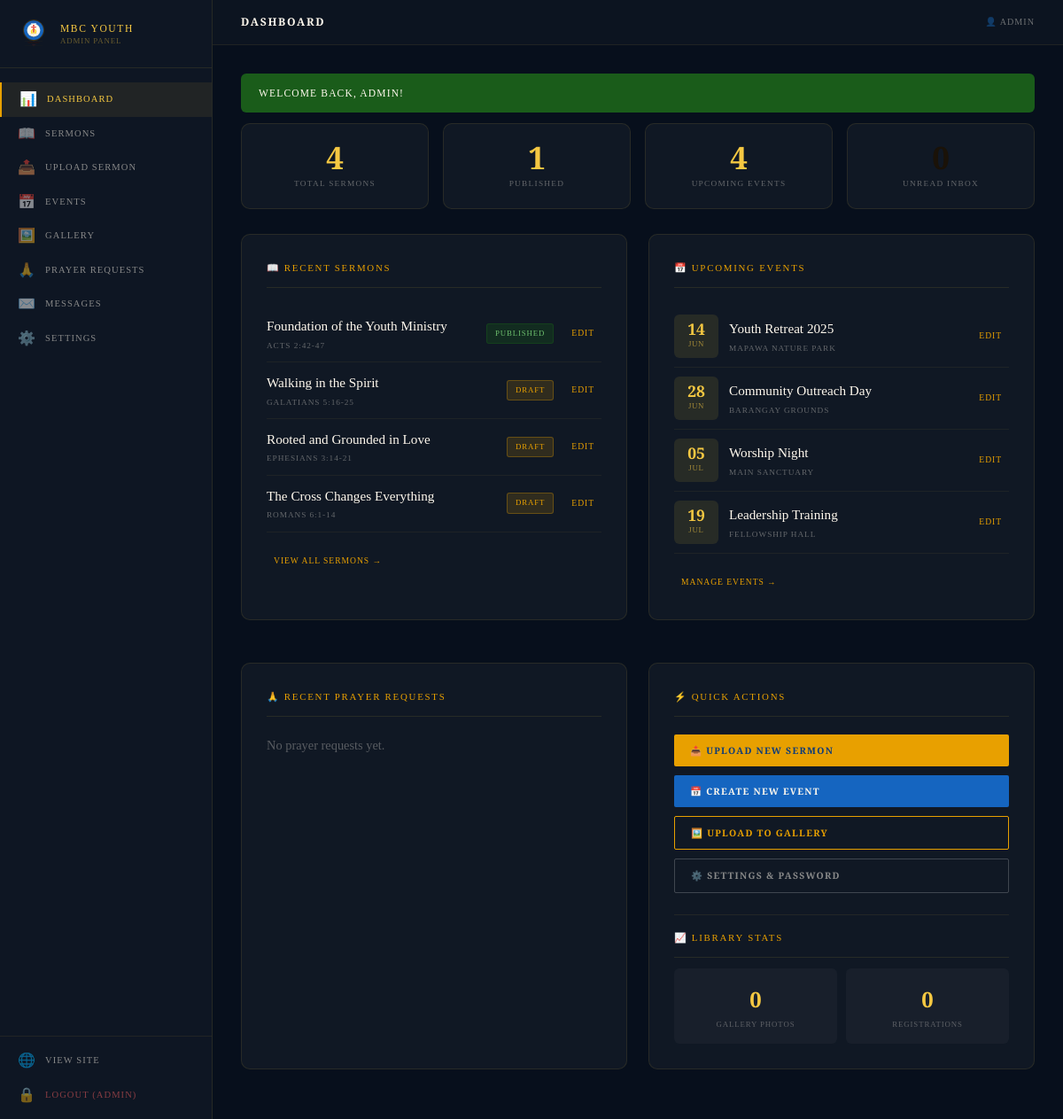
/admin/index.php (signed in), run on the app's committed database.
### tables this page shows
CREATE TABLE IF NOT EXISTS sermons (
  id              INT UNSIGNED AUTO_INCREMENT PRIMARY KEY,
  slug            VARCHAR(160) NOT NULL UNIQUE,
  series_number   VARCHAR(10),
  title           VARCHAR(220) NOT NULL,
  speaker         VARCHAR(120),
  series_name     VARCHAR(160),
  sermon_type     ENUM('series','standalone') NOT NULL DEFAULT 'series',
  scripture_ref   VARCHAR(120),
  preached_date   DATE,
  duration        VARCHAR(30),
  description     TEXT,
  key_points      TEXT,
  audio_path      VARCHAR(300),
  video_path      VARCHAR(300),
  youtube_url     VARCHAR(300),
  pdf_path        VARCHAR(300),
  thumbnail_path  VARCHAR(300),
  status          ENUM('draft','published','archived') NOT NULL DEFAULT 'draft',
  view_count      INT UNSIGNED NOT NULL DEFAULT 0,
  created_by      INT UNSIGNED,
  created_at      DATETIME NOT NULL DEFAULT CURRENT_TIMESTAMP,
  updated_at      DATETIME NOT NULL DEFAULT CURRENT_TIMESTAMP ON UPDATE CURRENT_TIMESTAMP,
  FOREIGN KEY (created_by) REFERENCES admin_users(id) ON DELETE SET NULL,
  FULLTEXT KEY ft_sermon (title, description, speaker, scripture_ref)
);

CREATE TABLE IF NOT EXISTS events (
  id              INT UNSIGNED AUTO_INCREMENT PRIMARY KEY,
  title           VARCHAR(220) NOT NULL,
  slug            VARCHAR(220) NOT NULL UNIQUE,
  category        ENUM('retreat','outreach','worship','training','general') NOT NULL DEFAULT 'general',
  event_date      DATE NOT NULL,
  event_time      TIME,
  end_date        DATE,
  location        VARCHAR(220),
  open_to         VARCHAR(220),
  theme           VARCHAR(220),
  requires_reg    TINYINT(1) NOT NULL DEFAULT 0,
  description     TEXT,
  image_path      VARCHAR(300),
  status          ENUM('upcoming','ongoing','past','cancelled') NOT NULL DEFAULT 'upcoming',
  created_by      INT UNSIGNED,
  created_at      DATETIME NOT NULL DEFAULT CURRENT_TIMESTAMP,
  updated_at      DATETIME NOT NULL DEFAULT CURRENT_TIMESTAMP ON UPDATE CURRENT_TIMESTAMP,
  FOREIGN KEY (created_by) REFERENCES admin_users(id) ON DELETE SET NULL
);

### includes/db.php (called while the page is built, shortened)
<?php
function db(): PDO {
    static $pdo = null;
    if ($pdo === null) {
        $dsn = sprintf(
            'mysql:host=%s;dbname=%s;charset=%s',
            DB_HOST, DB_NAME, DB_CHARSET
        );
        try {
            $pdo = new PDO($dsn, DB_USER, DB_PASS, [
                PDO::ATTR_ERRMODE            => PDO::ERRMODE_EXCEPTION,
                PDO::ATTR_DEFAULT_FETCH_MODE => PDO::FETCH_ASSOC,
                PDO::ATTR_EMULATE_PREPARES   => false,
            ]);
        } catch (PDOException $e) {
            if (APP_ENV === 'production') {
                http_response_code(500);
                die(json_encode(['success' => false, 'message' => 'Database unavailable.']));
            }
            die('DB Connection failed: ' . $e->getMessage());
        }
    }
    return $pdo;
}
function db_query(string $sql, array $params = []): PDOStatement {
    $stmt = db()->prepare($sql);
    $stmt->execute($params);
    return $stmt;
}
function db_fetch(string $sql, array $params = []): ?array {
    return db_query($sql, $params)->fetch() ?: null;
}
function db_fetch_all(string $sql, array $params = []): array {
    return db_query($sql, $params)->fetchAll();
}
function db_count(string $table, string $where = '1', array $params = []): int {
    $row = db_fetch("SELECT COUNT(*) AS n FROM `$table` WHERE $where", $params);
    return (int)($row['n'] ?? 0);
}

### includes/auth.php (called while the page is built, shortened)
<?php
require_once __DIR__ . '/db.php';
function current_admin(): array {
    return [
        'id'       => $_SESSION['admin_id']       ?? 0,
        'username' => $_SESSION['admin_username'] ?? '',
        'role'     => $_SESSION['admin_role']     ?? '',
    ];
}

### admin/index.php (the view, shortened to what this page needs)
<?php
require_once __DIR__ . '/../includes/admin_layout.php';
$stats = [
  'sermons_total'     => db_count('sermons'),
  'sermons_published' => db_count('sermons', 'status = ?', ['published']),
  'sermons_draft'     => db_count('sermons', 'status = ?', ['draft']),
  'events_upcoming'   => db_count('events',  'status = ?', ['upcoming']),
  'prayers_unread'    => db_count('prayer_requests',  'is_read = 0'),
  'messages_unread'   => db_count('contact_messages', 'is_read = 0'),
  'gallery_total'     => db_count('gallery_items', 'is_visible = 1'),
  'registrations'     => db_count('event_registrations'),
];
$recent_sermons  = db_fetch_all('SELECT * FROM sermons ORDER BY created_at DESC LIMIT 5');
$recent_prayers  = db_fetch_all('SELECT * FROM prayer_requests ORDER BY created_at DESC LIMIT 5');
$upcoming_events = db_fetch_all("SELECT * FROM events WHERE status = 'upcoming' ORDER BY event_date ASC LIMIT 4");
admin_head('Dashboard');
?>
<div class="admin-layout">
<?php admin_sidebar('dashboard'); ?>
<div class="admin-content">
<?php admin_topbar('Dashboard'); ?>
<div class="admin-main">
<?= render_flashes() ?>
<div class="stats-row">
  <div class="stat-box">
    <div class="stat-n"><?= $stats['sermons_total'] ?></div>
    <div class="stat-l">Total Sermons</div>
  </div>
  <div class="stat-box">
    <div class="stat-n"><?= $stats['sermons_published'] ?></div>
    <div class="stat-l">Published</div>
  </div>
  <div class="stat-box">
    <div class="stat-n"><?= $stats['events_upcoming'] ?></div>
    <div class="stat-l">Upcoming Events</div>
  </div>
  <div class="stat-box">
    <div class="stat-n" style="color:<?= $stats['prayers_unread'] > 0 ? '#f5c842' : 'inherit' ?>"><?= $stats['prayers_unread'] + $stats['messages_unread'] ?></div>
    <div class="stat-l">Unread Inbox</div>
  </div>
</div>
<div style="display:grid;grid-template-columns:1fr 1fr;gap:24px;">
  <div class="a-card">
    <div class="a-card-title">📖 Recent Sermons</div>
    <?php if (empty($recent_sermons)): ?>
      <p style="color:rgba(255,249,238,0.3);font-size:0.9rem;">No sermons yet. <a href="upload-sermon.php" style="color:var(--gold-rich);">Upload one →</a></p>
    <?php else: ?>
      <?php foreach ($recent_sermons as $s): ?>
      <div style="display:flex;align-items:center;gap:12px;padding:10px 0;border-bottom:1px solid rgba(245,200,66,0.06);">
        <div style="flex:1;">
          <div style="font-family:var(--font-serif);font-size:0.95rem;color:var(--cream);"><?= htmlspecialchars($s['title']) ?></div>
          <div style="font-family:var(--font-display);font-size:0.58rem;letter-spacing:0.1em;text-transform:uppercase;color:rgba(255,249,238,0.35);">
            <?= htmlspecialchars($s['scripture_ref'] ?? '') ?>
          </div>
        </div>
        <span class="badge badge-<?= $s['status'] ?>"><?= $s['status'] ?></span>
        <a href="sermons.php?edit=<?= $s['id'] ?>" class="a-action">Edit</a>
      </div>
      <?php endforeach; ?>
      <div style="margin-top:14px;">
        <a href="sermons.php" class="a-action">View All Sermons →</a>
      </div>
    <?php endif; ?>
  </div>
  <div class="a-card">
    <div class="a-card-title">📅 Upcoming Events</div>
    <?php if (empty($upcoming_events)): ?>
      <p style="color:rgba(255,249,238,0.3);font-size:0.9rem;">No upcoming events. <a href="events.php" style="color:var(--gold-rich);">Add one →</a></p>
    <?php else: ?>
      <?php foreach ($upcoming_events as $e): ?>
      <div style="display:flex;align-items:center;gap:12px;padding:10px 0;border-bottom:1px solid rgba(245,200,66,0.06);">
        <div style="background:rgba(245,200,66,0.1);border-radius:6px;padding:8px 12px;text-align:center;min-width:50px;">
          <div style="font-family:var(--font-display);font-size:1.1rem;font-weight:700;color:var(--gold-bright);line-height:1;"><?= date('d', strtotime($e['event_date'])) ?></div>
          <div style="font-family:var(--font-display);font-size:0.55rem;letter-spacing:0.08em;text-transform:uppercase;color:rgba(245,200,66,0.6);"><?= date('M', strtotime($e['event_date'])) ?></div>
        </div>
        <div style="flex:1;">
          <div style="font-family:var(--font-serif);font-size:0.95rem;color:var(--cream);"><?= htmlspecialchars($e['title']) ?></div>
          <div style="font-family:var(--font-display);font-size:0.58rem;letter-spacing:0.1em;text-transform:uppercase;color:rgba(255,249,238,0.35);"><?= htmlspecialchars($e['location'] ?? '') ?></div>
        </div>
        <a href="events.php?edit=<?= $e['id'] ?>" class="a-action">Edit</a>
      </div>
      <?php endforeach; ?>
      <div style="margin-top:14px;">
        <a href="events.php" class="a-action">Manage Events →</a>
      </div>
    <?php endif; ?>
  </div>
  <div class="a-card">
    <div class="a-card-title">🙏 Recent Prayer Requests <?php if ($stats['prayers_unread'] > 0): ?><span class="anav-badge"><?= $stats['prayers_unread'] ?> new</span><?php endif; ?></div>
    <?php if (empty($recent_prayers)): ?>
      <p style="color:rgba(255,249,238,0.3);font-size:0.9rem;">No prayer requests yet.</p>
    <?php endif; ?>
  </div>
  <div class="a-card">
    <div class="a-card-title">⚡ Quick Actions</div>
    <div style="display:flex;flex-direction:column;gap:10px;">
      <a href="upload-sermon.php" class="btn btn-gold btn-sm" style="text-align:center;">📤 Upload New Sermon</a>
      <a href="events.php?new=1" class="btn btn-blue btn-sm" style="text-align:center;">📅 Create New Event</a>
      <a href="gallery.php" class="btn btn-outline btn-sm" style="border-color:var(--gold-rich);color:var(--gold-rich);text-align:center;">🖼️ Upload to Gallery</a>
      <a href="settings.php" class="btn btn-outline btn-sm" style="border-color:rgba(255,255,255,0.2);color:rgba(255,249,238,0.5);text-align:center;">⚙️ Settings &amp; Password</a>
    </div>
    <div style="margin-top:24px;padding-top:16px;border-top:1px solid rgba(245,200,66,0.08);">
      <div class="a-card-title" style="margin-bottom:12px;">📈 Library Stats</div>
      <div style="display:grid;grid-template-columns:1fr 1fr;gap:10px;text-align:center;">
        <div style="background:rgba(255,255,255,0.03);border-radius:6px;padding:14px;">
          <div style="font-family:var(--font-display);font-size:1.5rem;font-weight:700;color:var(--gold-bright);"><?= $stats['gallery_total'] ?></div>
          <div style="font-family:var(--font-display);font-size:0.55rem;letter-spacing:0.1em;text-transform:uppercase;color:rgba(255,249,238,0.3);">Gallery Photos</div>
        </div>
        <div style="background:rgba(255,255,255,0.03);border-radius:6px;padding:14px;">
          <div style="font-family:var(--font-display);font-size:1.5rem;font-weight:700;color:var(--gold-bright);"><?= $stats['registrations'] ?></div>
          <div style="font-family:var(--font-display);font-size:0.55rem;letter-spacing:0.1em;text-transform:uppercase;color:rgba(255,249,238,0.3);">Registrations</div>
        </div>
      </div>
    </div>
  </div>
</div>
</div>
<?php admin_footer(); ?>

### includes/admin_layout.php (shortened to what this page needs)
<?php
require_once __DIR__ . '/../includes/db.php';
require_once __DIR__ . '/../includes/auth.php';
require_once __DIR__ . '/../includes/helpers.php';
$admin = current_admin();
$unread_prayers  = db_count('prayer_requests',  'is_read = 0');
$unread_messages = db_count('contact_messages', 'is_read = 0');
function admin_head(string $title): void {
    ?>
<!DOCTYPE html>
<html lang="en">
<head>
  <link rel="stylesheet" href="<?= SITE_URL ?>/assets/css/main.css" />
  <link rel="stylesheet" href="<?= SITE_URL ?>/assets/css/admin.css" />
  <link rel="stylesheet" href="<?= SITE_URL ?>/assets/css/responsive.css" />
</head>
<body class="admin-body">
<?php
}
function admin_sidebar(string $active): void {
    global $admin, $unread_prayers, $unread_messages;
    $nav = [
        ['href' => 'index.php',           'icon' => '📊', 'label' => 'Dashboard',        'key' => 'dashboard'],
        ['href' => 'sermons.php',         'icon' => '📖', 'label' => 'Sermons',           'key' => 'sermons'],
        ['href' => 'upload-sermon.php',   'icon' => '📤', 'label' => 'Upload Sermon',     'key' => 'upload'],
        ['href' => 'events.php',          'icon' => '📅', 'label' => 'Events',            'key' => 'events'],
        ['href' => 'gallery.php',         'icon' => '🖼️', 'label' => 'Gallery',           'key' => 'gallery'],
        ['href' => 'prayers.php',         'icon' => '🙏', 'label' => 'Prayer Requests',   'key' => 'prayers',  'badge' => $unread_prayers],
        ['href' => 'messages.php',        'icon' => '✉️', 'label' => 'Messages',          'key' => 'messages', 'badge' => $unread_messages],
        ['href' => 'settings.php',        'icon' => '⚙️', 'label' => 'Settings',          'key' => 'settings'],
    ];
    ?>
<aside class="admin-sidebar">
  <div class="admin-brand">
    <img src="<?= SITE_URL ?>/assets/images/logo.svg" alt="Logo" style="width:36px;" />
    <div>
      <div class="admin-brand-name">MBC Youth</div>
      <div class="admin-brand-sub">Admin Panel</div>
    </div>
  </div>
  <nav class="admin-nav">
    <?php foreach ($nav as $item): ?>
    <a href="<?= $item['href'] ?>" class="admin-nav-item <?= $active === $item['key'] ? 'active' : '' ?>">
      <span class="anav-icon"><?= $item['icon'] ?></span>
      <span class="anav-label"><?= $item['label'] ?></span>
    </a>
    <?php endforeach; ?>
  </nav>
  <div class="admin-sidebar-footer">
    <a href="<?= SITE_URL ?>/index.html" class="admin-nav-item" target="_blank">
      <span class="anav-icon">🌐</span><span class="anav-label">View Site</span>
    </a>
    <a href="logout.php" class="admin-nav-item admin-logout">
      <span class="anav-icon">🔒</span><span class="anav-label">Logout (<?= htmlspecialchars($admin['username']) ?>)</span>
    </a>
  </div>
</aside>
<?php
}
function admin_topbar(string $title): void {
    global $admin, $unread_prayers, $unread_messages;
    ?>
<div class="admin-topbar">
  <h1 class="admin-page-title"><?= htmlspecialchars($title) ?></h1>
  <div class="admin-topbar-right">
    <span class="topbar-user">👤 <?= htmlspecialchars($admin['username']) ?></span>
  </div>
</div>
<?php
}
function admin_footer(): void {
    ?>
</div>
</div>
</body>
</html>
<?php
}

### includes/helpers.php (shortened to what this page needs)
<?php
function clean(string $str): string {
    return htmlspecialchars(trim($str), ENT_QUOTES, 'UTF-8');
}
function get_flashes(): array {
    $f = $_SESSION['flash'] ?? [];
    return $f;
}
function render_flashes(): string {
    $html = '';
    foreach (get_flashes() as $f) {
        $cls = $f['type'] === 'success' ? '#1a5c1a' : ($f['type'] === 'error' ? 'var(--burgundy)' : 'var(--blue-mid)');
        $html .= '<div style="background:'.$cls.';color:var(--cream);border-radius:6px;padding:12px 20px;margin-bottom:12px;font-family:var(--font-display);font-size:0.72rem;letter-spacing:0.1em;text-transform:uppercase;">'
               . clean($f['msg'])
               . '</div>';
    }
    return $html;
}

### assets/css/main.css (style rules this page uses)
:root { --blue-deep: #0d3b7a; --blue-mid: #1565c0; --blue-light: #1e88e5; --gold-rich: #e8a000; --gold-bright: #f5c842; --gold-pale: #fff3c4; --cream: #fff9ee; --cream-dark: #f5edda; --burgundy: #7c1d1d; --burgundy-dk: #5a1a00; --text-dark: #1a1208; --text-mid: #3d2b1a; --text-light: #6b5540; --white: #ffffff; --font-display: 'Cinzel', Georgia, serif; --font-serif: 'Playfair Display', Georgia, serif; --font-body: 'Crimson Pro', Georgia, serif; --shadow-gold: 0 4px 24px rgba(232,160,0,0.18); --shadow-deep: 0 8px 40px rgba(13,59,122,0.22); --radius: 4px; --radius-lg: 10px; --transition: 0.3s cubic-bezier(0.4,0,0.2,1); }
*, *::before, *::after { box-sizing: border-box; margin: 0; padding: 0; }
html { scroll-behavior: smooth; font-size: 16px; }
body { font-family: var(--font-body); font-size: 1.125rem; line-height: 1.75; color: var(--text-dark); background: var(--cream); min-height: 100vh; overflow-x: hidden; }
img { max-width: 100%; display: block; }
a { color: inherit; text-decoration: none; }
h1, h2, h3 { font-family: var(--font-serif); font-weight: 700; line-height: 1.2; }
.btn { display: inline-flex; align-items: center; gap: 8px; font-family: var(--font-display); font-size: 0.72rem; font-weight: 600; letter-spacing: 0.12em; text-transform: uppercase; padding: 13px 28px; border-radius: 2px; border: none; cursor: pointer; transition: var(--transition); text-decoration: none; }
.btn-gold { background: var(--gold-rich); color: var(--blue-deep); }
.btn-outline { background: transparent; color: var(--cream); border: 1px solid rgba(255,249,238,0.4); }
.btn-blue { background: var(--blue-mid); color: var(--cream); }
.btn-sm { font-size: 0.65rem; padding: 9px 18px; }

### data on the page
sermons: id "4", title "The Cross Changes Everything", scripture_ref "ROMANS 6:1-14", status "DRAFT", view_count "0"
sermons: title "Foundation of the Youth Ministry", scripture_ref "ACTS 2:42-47", status "PUBLISHED"
sermons: title "Walking in the Spirit", scripture_ref "GALATIANS 5:16-25", status "DRAFT"
sermons: title "Rooted and Grounded in Love", scripture_ref "EPHESIANS 3:14-21", status "DRAFT"
events: event_date "14", event_date "JUN", title "Youth Retreat 2025", location "MAPAWA NATURE PARK"
events: event_date "28", event_date "JUN", title "Community Outreach Day", location "BARANGAY GROUNDS"
events: event_date "05", event_date "JUL", title "Worship Night", location "MAIN SANCTUARY"
events: event_date "19", event_date "JUL", title "Leadership Training", location "FELLOWSHIP HALL"

### other printed values
$item['icon'] "📊"
$item['label'] "DASHBOARD"
$item['icon'] "📖"
$item['label'] "SERMONS"
$item['icon'] "📤"
$item['label'] "UPLOAD SERMON"
$item['icon'] "📅"
$item['label'] "EVENTS"
$item['icon'] "🖼️"
$item['label'] "GALLERY"
$item['icon'] "🙏"
$item['label'] "PRAYER REQUESTS"
$item['icon'] "✉️"
$item['label'] "MESSAGES"
$item['icon'] "⚙️"
